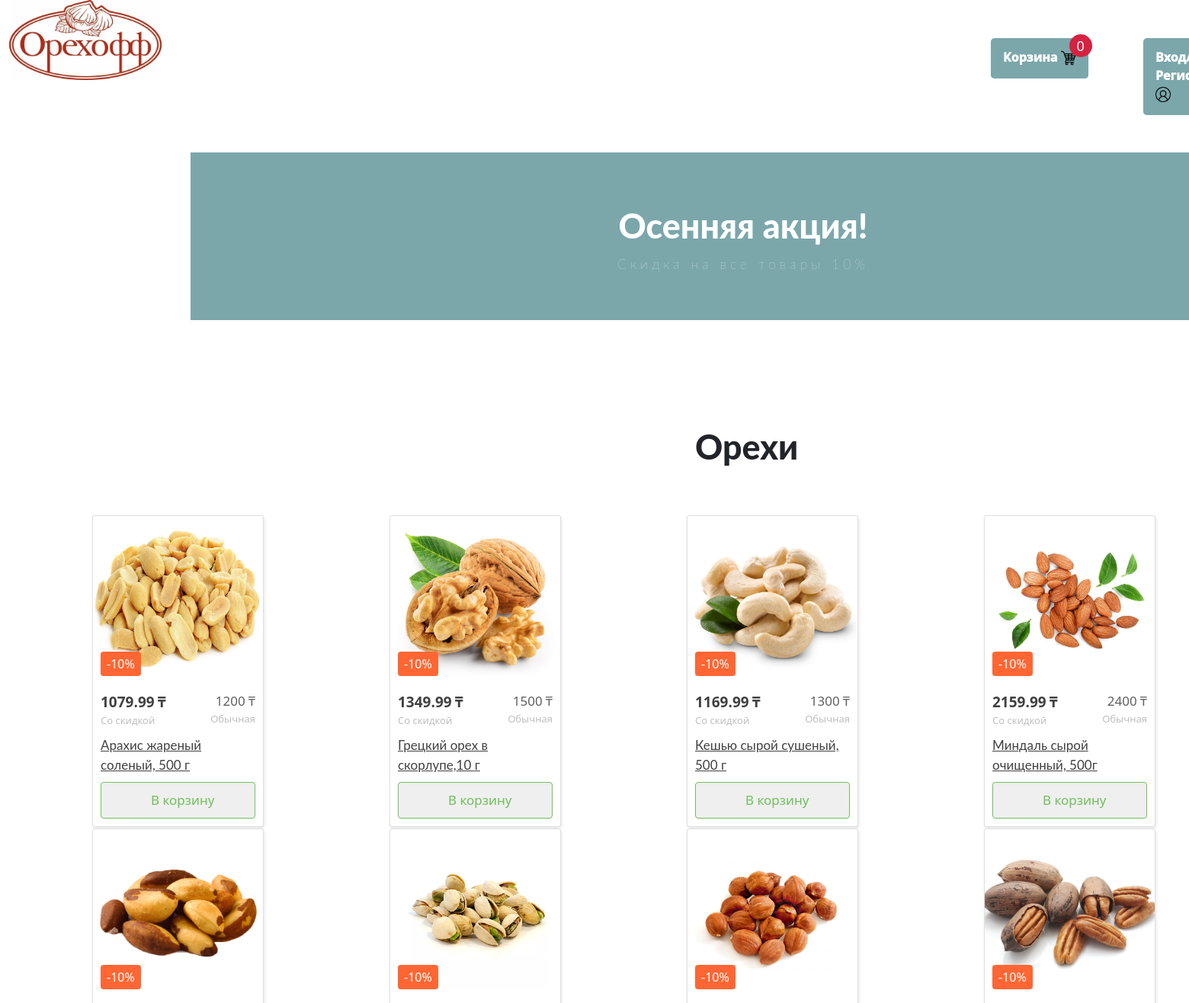
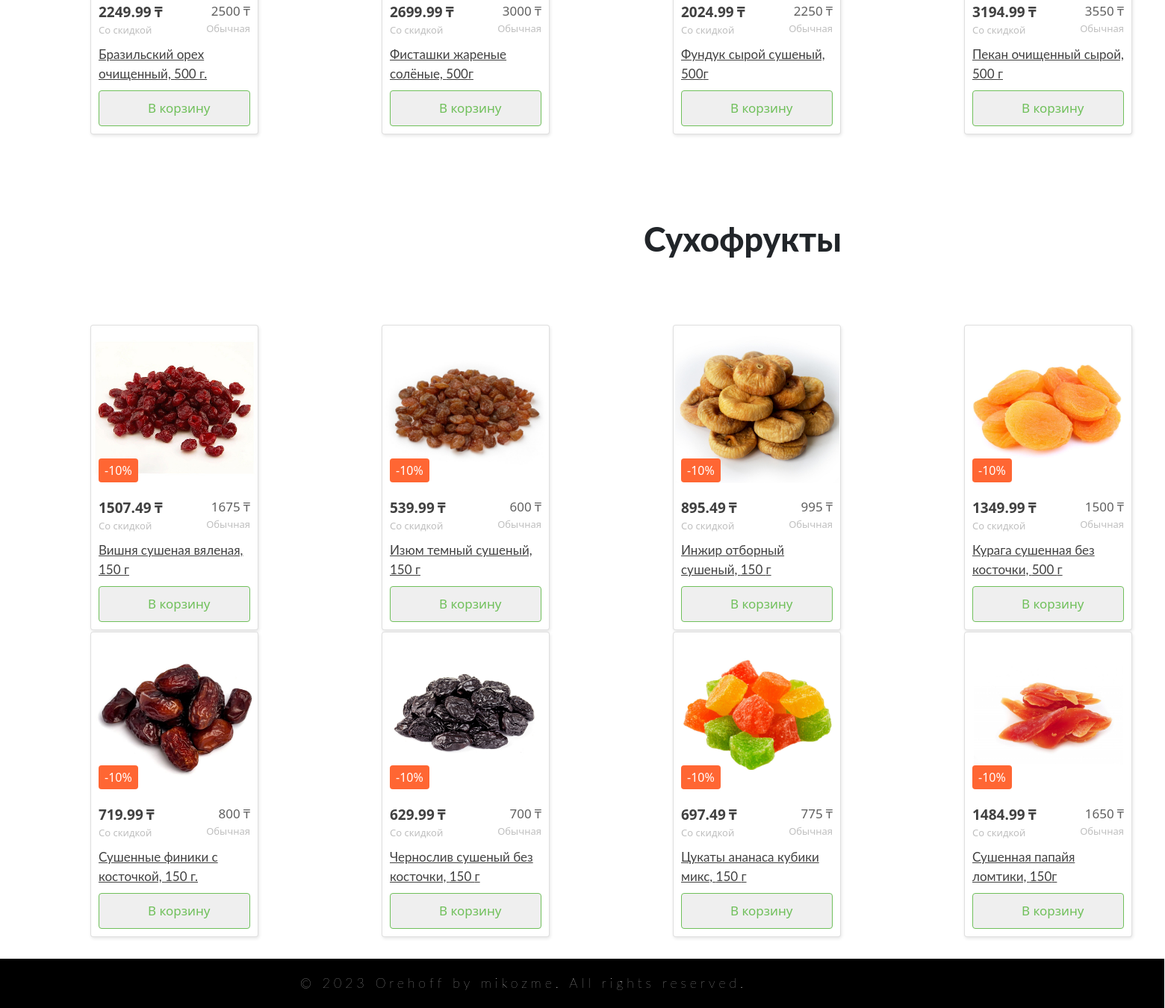
The page / on the database its author committed (2 pictures, top to bottom).
### data/nuts.py (models this page shows)
class Nut(SqlAlchemyBase):
    __tablename__ = 'nuts'
    id = sqlalchemy.Column(sqlalchemy.Integer,
                           primary_key=True, autoincrement=True)
    name = sqlalchemy.Column(sqlalchemy.String)
    price = sqlalchemy.Column(sqlalchemy.Integer)
    mass = sqlalchemy.Column(sqlalchemy.Integer)
    discount_perc = sqlalchemy.Column(sqlalchemy.Integer)

### main.py (the view)
@app.route("/", methods=['GET', 'POST'])
def start():
    global counter
    res = all_info()
    return render_template("main.html",
                           arah_mass=res[0][1], arah_salep=res[0][3], arah_price=res[0][0], arah_sale=res[0][2],
                           grez_mass=res[1][1], grez_salep=res[1][3], grez_price=res[1][0], grez_sale=res[1][2],
                           kesh_mass=res[2][1], kesh_salep=res[2][3], kesh_price=res[2][0], kesh_sale=res[2][2],
                           mind_mass=res[3][1], mind_salep=res[3][3], mind_price=res[3][0], mind_sale=res[3][2],
                           braz_mass=res[4][1], braz_salep=res[4][3], braz_price=res[4][0], braz_sale=res[4][2],
                           fist_mass=res[5][1], fist_salep=res[5][3], fist_price=res[5][0], fist_sale=res[5][2],
                           fund_mass=res[6][1], fund_salep=res[6][3], fund_price=res[6][0], fund_sale=res[6][2],
                           peka_mass=res[7][1], peka_salep=res[7][3], peka_price=res[7][0], peka_sale=res[7][2],
                           vish_mass=res[8][1], vish_salep=res[8][3], vish_price=res[8][0], vish_sale=res[8][2],
                           izum_mass=res[9][1], izum_salep=res[9][3], izum_price=res[9][0], izum_sale=res[9][2],
                           inzh_mass=res[10][1], inzh_salep=res[10][3], inzh_price=res[10][0], inzh_sale=res[10][2],
                           kura_mass=res[11][1], kura_salep=res[11][3], kura_price=res[11][0], kura_sale=res[11][2],
                           fini_mass=res[12][1], fini_salep=res[12][3], fini_price=res[12][0], fini_sale=res[12][2],
                           cher_mass=res[13][1], cher_salep=res[13][3], cher_price=res[13][0], cher_sale=res[13][2],
                           cuka_mass=res[14][1], cuka_salep=res[14][3], cuka_price=res[14][0], cuka_sale=res[14][2],
                           papa_mass=res[15][1], papa_salep=res[15][3], papa_price=res[15][0], papa_sale=res[15][2],
                           counter=counter)

### templates/main.html (shortened to what this page needs)
<!doctype html>
                    <html lang="en">
                      <head>
                        <link rel="stylesheet" href="../static/css/base.css">
                        <link href="https://cdn.jsdelivr.net/npm/bootstrap@5.1.3/dist/css/bootstrap.min.css"
                        rel="stylesheet">
                      </head>
                      <body>
   <div class="container">
     <div class="row">
       <div class="col-4">
         <a href="http://127.0.0.1:5000/"><img src=/static/img/butt_orexoff.png width="200" height="105"></a>
       </div>
       <div class="col">
         <butt2 type="button" onclick="document.location='/Orexof/korzina'">Корзина <img src="/static/img/butt_korzina.png" weight="20" height="20">
         <div class="cart__num" id="cart_num">{{ counter }}</div></butt2>
       </div>
       <div class="col">
         <butt3 type="button" onclick="document.location='/Orexof/register'">Вход/Регистрация <img src="/static/img/butt_profile.png" weight="20" height="20"></butt3>
       </div>
       <section class="header">
    <h1>Осенняя акция!</h1>
    <p>Скидка на все товары 10%</p>
     </section>
<h1 class="vir">Орехи</h1>
<table class="tb1">
  <tr>
    <td>
<div class="card">
  <div class="card__top">
    <a href="/Orexoff/araxis" class="card__image">
      <img
        src="/static/img/nut_arahis.jpg"
        alt="Арахис 200гр."
      />
    </a>
    <div class="card__label">-{{arah_sale}}%</div>
  </div>
  <div class="card__bottom">
    <div class="card__prices">
      <div class="card__price card__price--discount">{{arah_salep}}</div>
      <div class="card__price card__price--common">{{arah_price}}</div>
    </div>
    <a href="/Orexoff/araxis" class="card__title">
      Арахис жареный соленый, {{arah_mass}} г
    </a>
    <button class="card__add">В корзину</button>
  </div>
</div>
</td>
<td>
<div class="card">
  <div class="card__top">
    <a href="/Orexof/gretz" class="card__image">
      <img
        src="/static/img/nut_gretskiy.jpg"
        alt="Грецкий орех очищенный без обжарки, 500 г"
      />
    </a>
    <div class="card__label">-{{grez_sale}}%</div>
  </div>
  <div class="card__bottom">
    <div class="card__prices">
      <div class="card__price card__price--discount">{{grez_salep}}</div>
      <div class="card__price card__price--common">{{grez_price}}</div>
    </div>
    <a href="/Orexof/gretz" class="card__title">
      Грецкий орех в скорлупе,{{grez_sale}} г
    </a>
    <button class="card__add">В корзину</button>
  </div>
</div>
</td>
    <td>
<div class="card">
  <div class="card__top">
    <a href="/Orexof/keshy" class="card__image">
      <img
        src="/static/img/nut_keshy.jpg"
        alt="Кешью сырой сушеный, 500 г"
      />
    </a>
    <div class="card__label">-{{kesh_sale}}%</div>
  </div>
  <div class="card__bottom">
    <div class="card__prices">
      <div class="card__price card__price--discount">{{kesh_salep}}</div>
      <div class="card__price card__price--common">{{kesh_price}}</div>
    </div>
    <a href="/Orexof/keshy" class="card__title">
      Кешью сырой сушеный, {{kesh_mass}} г
    </a>
    <button class="card__add">В корзину</button>
  </div>
</div>
</td>
<td>
<div class="card">
  <div class="card__top">
    <a href="/Orexof/mindal" class="card__image">
      <img
        src="/static/img/nut_mindal.jpg"
        alt="Миндаль сырой очищенный 500г"
      />
    </a>
    <div class="card__label">-{{mind_sale}}%</div>
  </div>
  <div class="card__bottom">
    <div class="card__prices">
      <div class="card__price card__price--discount">{{mind_salep}}</div>
      <div class="card__price card__price--common">{{mind_price}}</div>
    </div>
    <a href="/Orexof/mindal" class="card__title">
      Миндаль сырой очищенный, {{mind_mass}}г
    </a>
    <button class="card__add">В корзину</button>
  </div>
</div>
</td>
  </tr>
  <tr>
  <td>
<div class="card">
  <div class="card__top">
    <a href="/Orexof/brazil" class="card__image">
      <img
        src="/static/img/nut_brazil.jpg"
        alt="Бразильский орех очищенный 500 г."
      />
    </a>
    <div class="card__label">-{{braz_sale}}%</div>
  </div>
  <div class="card__bottom">
    <div class="card__prices">
      <div class="card__price card__price--discount">{{braz_salep}}</div>
      <div class="card__price card__price--common">{{braz_price}}</div>
    </div>
    <a href="/Orexof/brazil" class="card__title">
      Бразильский орех очищенный, {{braz_mass}} г.
    </a>
    <button class="card__add">В корзину</button>
  </div>
</div>
</td>
   <td>
<div class="card">
  <div class="card__top">
    <a href="/Orexof/fist" class="card__image">
      <img
        src="/static/img/nut_fistash.jpg"
        alt="Фисташки жареные солёные 500г"
      />
    </a>
    <div class="card__label">-{{fist_sale}}%</div>
  </div>
  <div class="card__bottom">
    <div class="card__prices">
      <div class="card__price card__price--discount">{{fist_salep}}</div>
      <div class="card__price card__price--common">{{fist_price}}</div>
    </div>
    <a href="/Orexof/fist" class="card__title">
      Фисташки жареные солёные, {{fist_mass}}г
    </a>
    <button class="card__add">В корзину</button>
  </div>
</div>
</td>
    <td>
<div class="card">
  <div class="card__top">
    <a href="/Orexof/fund" class="card__image">
      <img
        src="/static/img/nut_funduk.jpg"
        alt="Фундук сырой сушеный, 500г"
      />
    </a>
    <div class="card__label">-{{fund_sale}}%</div>
  </div>
  <div class="card__bottom">
    <div class="card__prices">
      <div class="card__price card__price--discount">{{fund_salep}}</div>
      <div class="card__price card__price--common">{{fund_price}}</div>
    </div>
    <a href="/Orexof/fund" class="card__title">
      Фундук сырой сушеный, {{fund_mass}}г
    </a>
    <button class="card__add">В корзину</button>
  </div>
</div>
</td>
<td>
<div class="card">
  <div class="card__top">
    <a href="/Orexof/pekan" class="card__image">
      <img
        src="/static/img/nut_pekan.jpeg"
        alt="Пекан в скорлупе, 500 г"
      />
    </a>
    <div class="card__label">-{{peka_sale}}%</div>
  </div>
  <div class="card__bottom">
    <div class="card__prices">
      <div class="card__price card__price--discount">{{peka_salep}}</div>
      <div class="card__price card__price--common">{{peka_price}}</div>
    </div>
    <a href="/Orexof/pekan" class="card__title">
     Пекан очищенный сырой, {{peka_mass}} г
    </a>
    <button class="card__add">В корзину</button>
  </div>
</div>
</td>
  </tr>
</table>
<h1 class="vir2">Сухофрукты</h1>
<table class="tb2">
  <tr>
    <td>
<div class="card">
  <div class="card__top">
    <a href="/Orexof/vishnia" class="card__image">
      <img
        src="/static/img/suho_wishnia.webp"
        alt="Вишня сушеная вяленая, 150 г"
      />
    </a>
    <div class="card__label">-{{vish_sale}}%</div>
  </div>
  <div class="card__bottom">
    <div class="card__prices">
      <div class="card__price card__price--discount">{{vish_salep}}</div>
      <div class="card__price card__price--common">{{vish_price}}</div>
    </div>
    <a href="/Orexof/vishnia" class="card__title">
      Вишня сушеная вяленая, {{vish_mass}} г
    </a>
    <button class="card__add">В корзину</button>
  </div>
</div>
</td>
    <td>
<div class="card">
  <div class="card__top">
    <a href="/Orexof/izum" class="card__image">
      <img
        src="/static/img/suho_izum.jpg"
        alt="Изюм темный сушеный, 150 г"
      />
    </a>
    <div class="card__label">-{{izum_sale}}%</div>
  </div>
  <div class="card__bottom">
    <div class="card__prices">
      <div class="card__price card__price--discount">{{izum_salep}}</div>
      <div class="card__price card__price--common">{{izum_price}}</div>
    </div>
    <a href="/Orexof/izum" class="card__title">
      Изюм темный сушеный, {{izum_mass}} г
    </a>
    <button class="card__add">В корзину</button>
  </div>
</div>
</td>
    <td>
<div class="card">
  <div class="card__top">
    <a href="/Orexof/inzhir" class="card__image">
      <img
        src="/static/img/suho_inzir.jpg"
        alt="Инжир отборный сушеный, 150 г"
      />
    </a>
    <div class="card__label">-{{inzh_sale}}%</div>
  </div>
  <div class="card__bottom">
    <div class="card__prices">
      <div class="card__price card__price--discount">{{inzh_salep}}</div>
      <div class="card__price card__price--common">{{inzh_price}}</div>
    </div>
    <a href="/Orexof/inzhir" class="card__title">
      Инжир отборный сушеный, {{inzh_mass}} г
    </a>
    <button class="card__add">В корзину</button>
  </div>
</div>
</td>
<td>
<div class="card">
  <div class="card__top">
    <a href="/Orexof/kuraga" class="card__image">
      <img
        src="/static/img/suho_kuraga.jpg"
        alt="Курага сушенная без косточки, 150 г"
      />
    </a>
    <div class="card__label">-{{kura_sale}}%</div>
  </div>
  <div class="card__bottom">
    <div class="card__prices">
      <div class="card__price card__price--discount">{{kura_salep}}</div>
      <div class="card__price card__price--common">{{kura_price}}</div>
    </div>
    <a href="/Orexof/kuraga" class="card__title">
      Курага сушенная без косточки, {{kura_mass}} г
    </a>
    <button class="card__add">В корзину</button>
  </div>
</div>
</td>
  </tr>
  <tr>
  <td>
<div class="card">
  <div class="card__top">
    <a href="/Orexof/finik" class="card__image">
      <img
        src="/static/img/nut_finiki.jpg"
        alt="Сушенные финики с косточкой, 150г"
      />
    </a>
    <div class="card__label">-{{fini_sale}}%</div>
  </div>
  <div class="card__bottom">
    <div class="card__prices">
      <div class="card__price card__price--discount">{{fini_salep}}</div>
      <div class="card__price card__price--common">{{fini_price}}</div>
    </div>
    <a href="/Orexof/finik" class="card__title">
      Сушенные финики с косточкой, {{fini_mass}} г.
    </a>
    <button class="card__add">В корзину</button>
  </div>
</div>
</td>
   <td>
<div class="card">
  <div class="card__top">
    <a href="/Orexof/chernosliv" class="card__image">
      <img
        src="/static/img/suho_chernosliv.jpg"
        alt="Чернослив сушеный без косточки, 150 г"
      />
    </a>
    <div class="card__label">-{{cher_sale}}%</div>
  </div>
  <div class="card__bottom">
    <div class="card__prices">
      <div class="card__price card__price--discount">{{cher_salep}}</div>
      <div class="card__price card__price--common">{{cher_price}}</div>
    </div>
    <a href="/Orexof/chernosliv" class="card__title">
      Чернослив сушеный без косточки, {{cher_mass}} г
    </a>
    <button class="card__add">В корзину</button>
  </div>
</div>
</td>
    <td>
<div class="card">
  <div class="card__top">
    <a href="/Orexof/cukati" class="card__image">
      <img
        src="/static/img/suho_tsukati.jpg"
        alt="Цукаты ананаса кубики микс, 150г"
      />
    </a>
    <div class="card__label">-{{cuka_sale}}%</div>
  </div>
  <div class="card__bottom">
    <div class="card__prices">
      <div class="card__price card__price--discount">{{cuka_salep}}</div>
      <div class="card__price card__price--common">{{cuka_price}}</div>
    </div>
    <a href="/Orexof/cukati" class="card__title">
      Цукаты ананаса кубики микс, {{cuka_mass}} г
    </a>
    <button class="card__add">В корзину</button>
  </div>
</div>
</td>
<td>
<div class="card">
  <div class="card__top">
    <a href="/Orexof/papya" class="card__image">
      <img
        src="/static/img/suho_papaiya.jpg"
        alt="Сушенная папайя ломтики, 150г"
      />
    </a>
    <div class="card__label">-{{papa_sale}}%</div>
  </div>
  <div class="card__bottom">
    <div class="card__prices">
      <div class="card__price card__price--discount">{{papa_salep}}</div>
      <div class="card__price card__price--common">{{papa_price}}</div>
    </div>
    <a href="/Orexof/papya" class="card__title">
    Сушенная папайя ломтики, {{papa_mass}}г
    </a>
    <button class="card__add">В корзину</button>
  </div>
</div>
</td>
  </tr>
</table>
       </div>
 <footer>
    <p>    &copy; 2023 Orehoff by mikozme. All rights reserved.</p>
 </footer>
   </div>
        </body>
                    </html>

### rows shown on the page
Nut: price "1200", mass "500"
Nut: price "1500", mass "500"
Nut: price "1300", mass "500"
Nut: price "2400", mass "500"
Nut: price "2500", mass "500"
Nut: price "3000", mass "500"
Nut: price "2250", mass "500"
Nut: price "3550", mass "500"
Nut: price "1675"
Nut: price "600"
Nut: price "995"
Nut: price "800"
Nut: price "700"
Nut: price "775"
Nut: price "1650"

### other values the page prints
{{ counter }} "0"
{{ arah_sale }} "10"
{{ arah_salep }} "1079.99"
{{ grez_sale }} "10"
{{ grez_salep }} "1349.99"
{{ kesh_sale }} "10"
{{ kesh_salep }} "1169.99"
{{ mind_sale }} "10"
{{ mind_salep }} "2159.99"
{{ braz_sale }} "10"
{{ braz_salep }} "2249.99"
{{ fist_sale }} "10"
{{ fist_salep }} "2699.99"
{{ fund_sale }} "10"
{{ fund_salep }} "2024.99"
